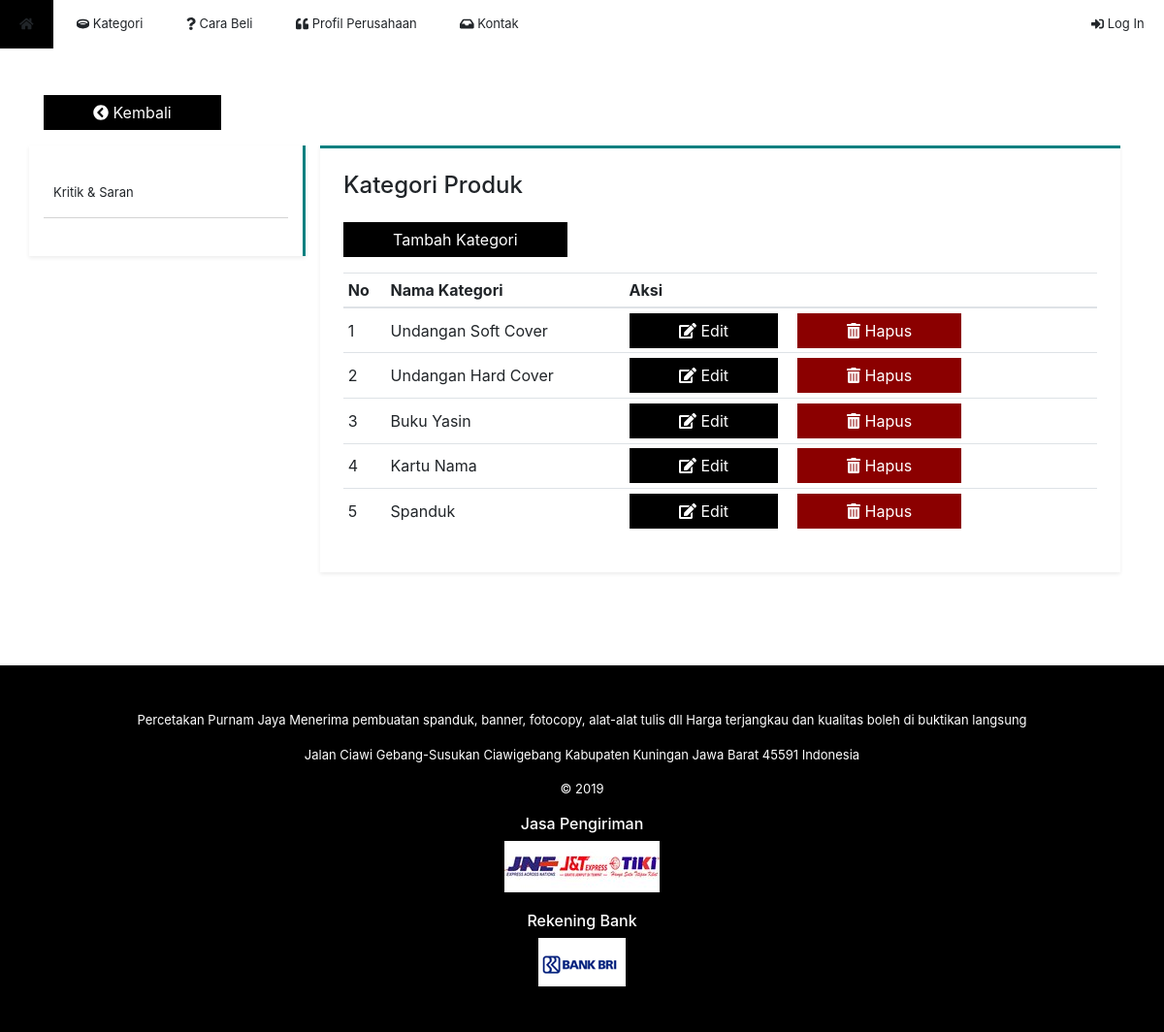
The app's page /halaman/data_kategori.php with its own data.
### tables this page shows
CREATE TABLE `kategori` (
  `idKategori` int(11) NOT NULL,
  `nmKategori` varchar(30) NOT NULL
);

### halaman/data_kategori.php (the view, shortened to what this page needs)
<?php
include("../include/_koneksi.php");
?>
<!DOCTYPE html>
<html lang="en">
<head>
  <link rel="stylesheet" href="../css/bootstrap.css">
  <link rel="stylesheet" href="../css/font-awesome.css">
  <link rel="stylesheet" href="../css/style.css">
</head>
<body>
	<div class="container-fluid px-0">
		<?php include("_menu.php"); ?>
		<div class="konten container mt-5">
			<a href="admin.php" class="tombol tombol-teal mb-3"><i class="fas fa-chevron-circle-left"></i> Kembali</a>
			<div class="row">
				<div class="col-lg-3 col-4 side-menu shadow-sm py-4">
					<?php include("_sidemenu_admin.php"); ?>
				</div>
				<div class="col-lg-9 col-8">
					<div class="bg-white shadow-sm p-4 mb-5" style="border-top: 3px solid teal;">
						<h4>Kategori Produk</h4>
						<a href="tambah_kategori.php" class="tombol tombol-teal my-3">Tambah Kategori</a>
						<div class="table-responsive-lg">
							<table class="table table-sm">
								<thead>
									<tr>
										<th>No</th>
										<th>Nama Kategori</th>
										<th align="center">Aksi</th>
									</tr>
								</thead>
								<tbody>
									<?php
									$query = mysqli_query($conn, "SELECT * FROM kategori");
									if (mysqli_num_rows($query) > 0) {
										$no = 1;
										while ($data = mysqli_fetch_assoc($query)) {
											echo "<tr>
											<td>$no</td>
											<td>$data[nmKategori]</td>
											<td>
												<a class='tombol tombol-teal mr-3' href='edit_kategori.php?id=$data[idKategori]'><i class='fas fa-edit'></i> Edit</a>
												<button class='tombol tombol-red' name='hapus[]' id='$data[idKategori]'><i class='fas fa-trash-alt'></i> Hapus</button>
											</td>
											</tr>";
											$no++;
										}
									} else
										echo "<tr>
										<td align='center' colspan='3'>Tidak ada data</td>
										</tr>";
									?>
								</tbody>
							</table>
						</div>
					</div>
				</div>
			</div>
		</div>
		<?php include("_footer.php"); ?>
	</div>
</body>
</html>

### css/style.css (style rules this page uses)
body { background:url(../gambar/bg2.png) repeat; }
a { color: inherit; text-decoration: none; }
.side-menu { background-color: white; border-right: 3px solid teal; height: 100%; }
.tombol { cursor: pointer; display: inline-block; font-weight: 400; text-align: center; white-space: nowrap; vertical-align: middle; -webkit-user-select: none; -moz-user-select: none; -ms-user-select: none; user-select: none; border: 1px solid transparent; padding: 5px 50px; font-size: 1rem; line-height: 1.5; -webkit-transform: perspective(1px) translateZ(0); transform: perspective(1px) translateZ(0); box-shadow: 0 0 1px rgba(0, 0, 0, 0); -webkit-transition-duration: 0.5s; transition-duration: 0.5s; }
.tombol-teal { background-color: black; color: white; }
.tombol-red { background-color: darkred; color: white; }
.table thead tr th, .table tbody tr td { vertical-align: middle; }

### records on screen
kategori: nmKategori "Undangan Soft Cover"
kategori: nmKategori "Undangan Hard Cover"
kategori: nmKategori "Buku Yasin"
kategori: nmKategori "Kartu Nama"
kategori: nmKategori "Spanduk"
